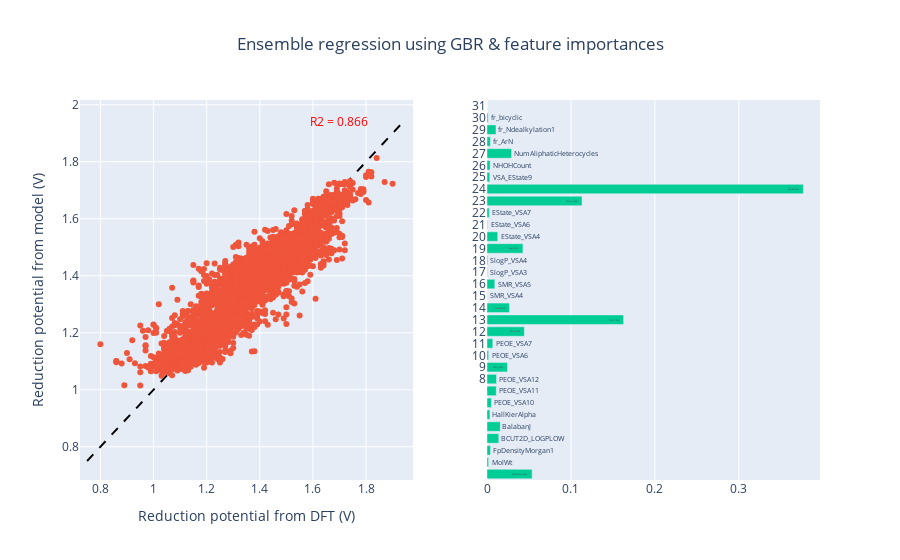

This figure's notebook cell:
### Code cell
# This cell trains the entire dataset using the best gradient boosting hyperparameters. Since the grid search is more 
# time-consuming, the optimal hyperparameters are already provided with the training code. 

fig = make_subplots(rows=1, cols=2)
# The following line can be uncommented if the previous cell is executed for grid search optimisation.
# gbr=GradientBoostingRegressor(learning_rate=search.best_params_['gbr__learning_rate'],max_depth=search.best_params_['gbr__max_depth'],n_estimators=search.best_params_['gbr__n_estimators'])
gbr=GradientBoostingRegressor(learning_rate=0.1,max_depth=4,n_estimators=100)
gbr.fit(features,target)
ypred=gbr.predict(features)
r2=np.round(r2_score(target,ypred),3)
pot_min=target.min()-0.05
pot_max=target.max()+0.05
fig.add_scatter(x=np.linspace(pot_min,pot_max,1000),
                y=np.linspace(pot_min,pot_max,1000),line_color='black',showlegend=False,line_dash='dash', row=1, col=1
               )
fig.add_trace(go.Scatter(x=target,y=ypred,
                    mode='markers',showlegend=False,
                    ), row=1, col=1)
fig.update_xaxes(tickvals=np.linspace(0.8,2,7),title='Reduction potential from DFT (V)',row=1,col=1)
fig.update_yaxes(tickvals=np.linspace(0.8,2,7),title='Reduction potential from model (V)',row=1,col=1)
fig.add_annotation(
        text='R2 = '+str(r2),
        font=dict(
            size=12,
            color='red'
            ),
        showarrow=False,
        xref="paper", yref="paper",
        x=0.35, y=0.97        
        )
fig.update_layout(title='Ensemble regression using GBR & feature importances',title_x=0.5)
fig.add_trace(go.Bar(x=gbr.feature_importances_,y=list(range(features.shape[1])),text=features.columns,
                     orientation='h',showlegend=False),row=1,col=2)
fig.update_yaxes(tickmode='array',tickvals=list(range(features.shape[1])),ticktext=['']*8,row=1,col=2)
fig.show()

### Figure 1 — Plotly figure (JSON) as saved in the notebook; plotly's stock layout.template omitted (floating-point values rounded to 4 significant figures; data arrays with more than 128 entries replaced by an {"elided": "..."} marker saying what was removed)
{"data": [{"line": {"color": "black", "dash": "dash"}, "showlegend": false, "type": "scatter", "x": {"elided": "1000 float values"}, "xaxis": "x", "y": {"elided": "1000 float values"}, "yaxis": "y"}, {"mode": "markers", "showlegend": false, "type": "scatter", "x": {"elided": "4353 float values"}, "xaxis": "x", "y": {"elided": "4353 float values"}, "yaxis": "y"}, {"orientation": "h", "showlegend": false, "text": ["MaxEStateIndex", "MolWt", "FpDensityMorgan1", "BCUT2D_LOGPLOW", "BalabanJ", "HallKierAlpha", "PEOE_VSA10", "PEOE_VSA11", "PEOE_VSA12", "PEOE_VSA2", "PEOE_VSA6", "PEOE_VSA7", "PEOE_VSA8", "PEOE_VSA9", "SMR_VSA10", "SMR_VSA4", "SMR_VSA5", "SlogP_VSA3", "SlogP_VSA4", "SlogP_VSA6", "EState_VSA4", "EState_VSA6", "EState_VSA7", "EState_VSA8", "VSA_EState2", "VSA_EState9", "NHOHCount", "NumAliphaticHeterocycles", "fr_ArN", "fr_Ndealkylation1", "fr_bicyclic", "fr_unbrch_alkane"], "type": "bar", "x": [0.05373, 0.001887, 0.004174, 0.01403, 0.0158, 0.003468, 0.005242, 0.01104, 0.01135, 0.02433, 0.001934, 0.006869, 0.04448, 0.1627, 0.02673, 0.00019, 0.009309, 0.0005037, 0.0009128, 0.04281, 0.01279, 0.0006138, 0.002718, 0.1131, 0.3768, 0.003329, 0.003707, 0.02928, 0.003997, 0.01071, 0.001352, 2.205e-06], "xaxis": "x2", "y": [0, 1, 2, 3, 4, 5, 6, 7, 8, 9, 10, 11, 12, 13, 14, 15, 16, 17, 18, 19, 20, 21, 22, 23, 24, 25, 26, 27, 28, 29, 30, 31], "yaxis": "y2"}], "layout": {"annotations": [{"font": {"color": "red", "size": 12}, "showarrow": false, "text": "R2 = 0.866", "x": 0.35, "xref": "paper", "y": 0.97, "yref": "paper"}], "title": {"text": "Ensemble regression using GBR & feature importances", "x": 0.5}, "xaxis": {"anchor": "y", "domain": [0, 0.45], "tickvals": [0.8, 1, 1.2, 1.4, 1.6, 1.8, 2], "title": {"text": "Reduction potential from DFT (V)"}}, "xaxis2": {"anchor": "y2", "domain": [0.55, 1]}, "yaxis": {"anchor": "x", "domain": [0, 1], "tickvals": [0.8, 1, 1.2, 1.4, 1.6, 1.8, 2], "title": {"text": "Reduction potential from model (V)"}}, "yaxis2": {"anchor": "x2", "domain": [0, 1], "tickmode": "array", "ticktext": ["", "", "", "", "", "", "", ""], "tickvals": [0, 1, 2, 3, 4, 5, 6, 7, 8, 9, 10, 11, 12, 13, 14, 15, 16, 17, 18, 19, 20, 21, 22, 23, 24, 25, 26, 27, 28, 29, 30, 31]}}}
